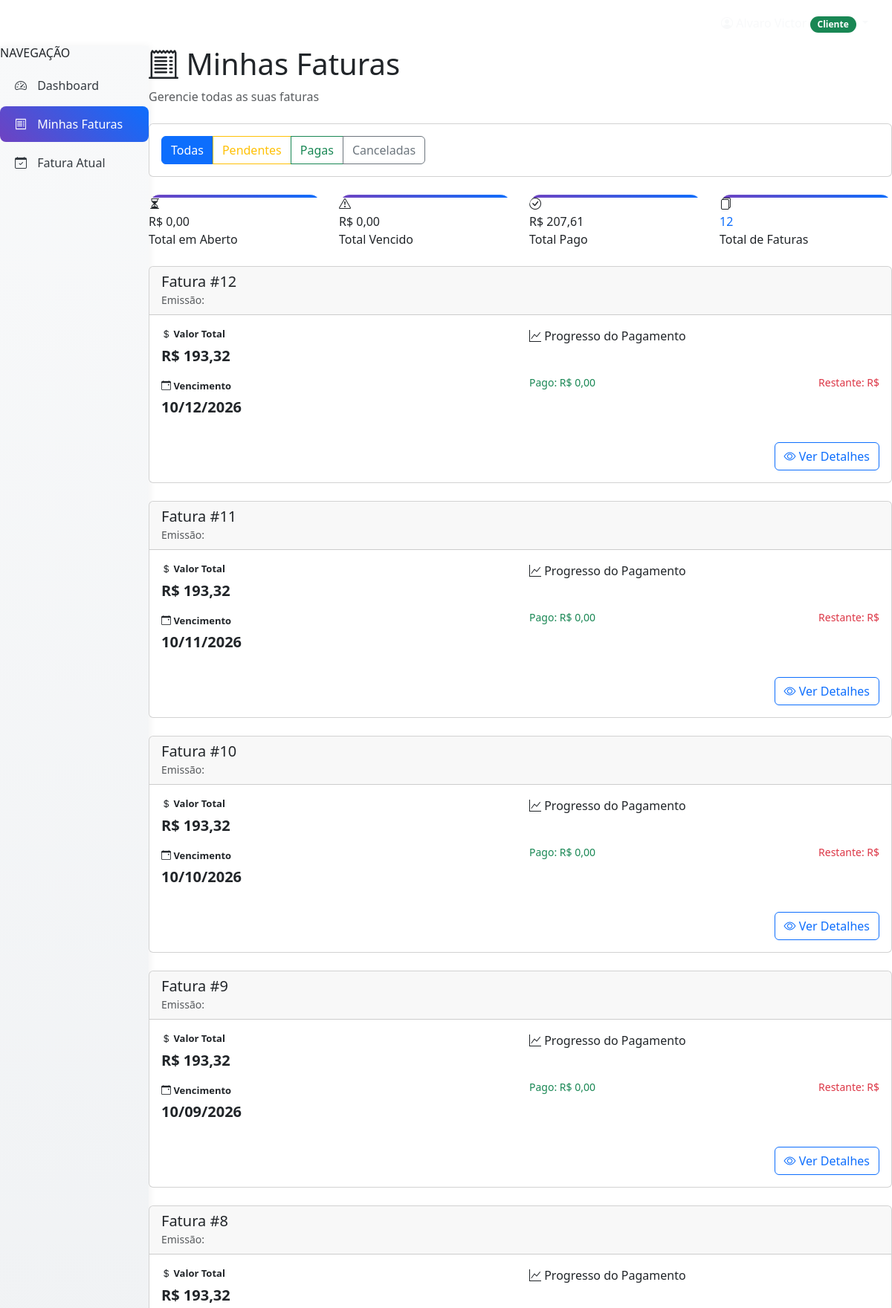
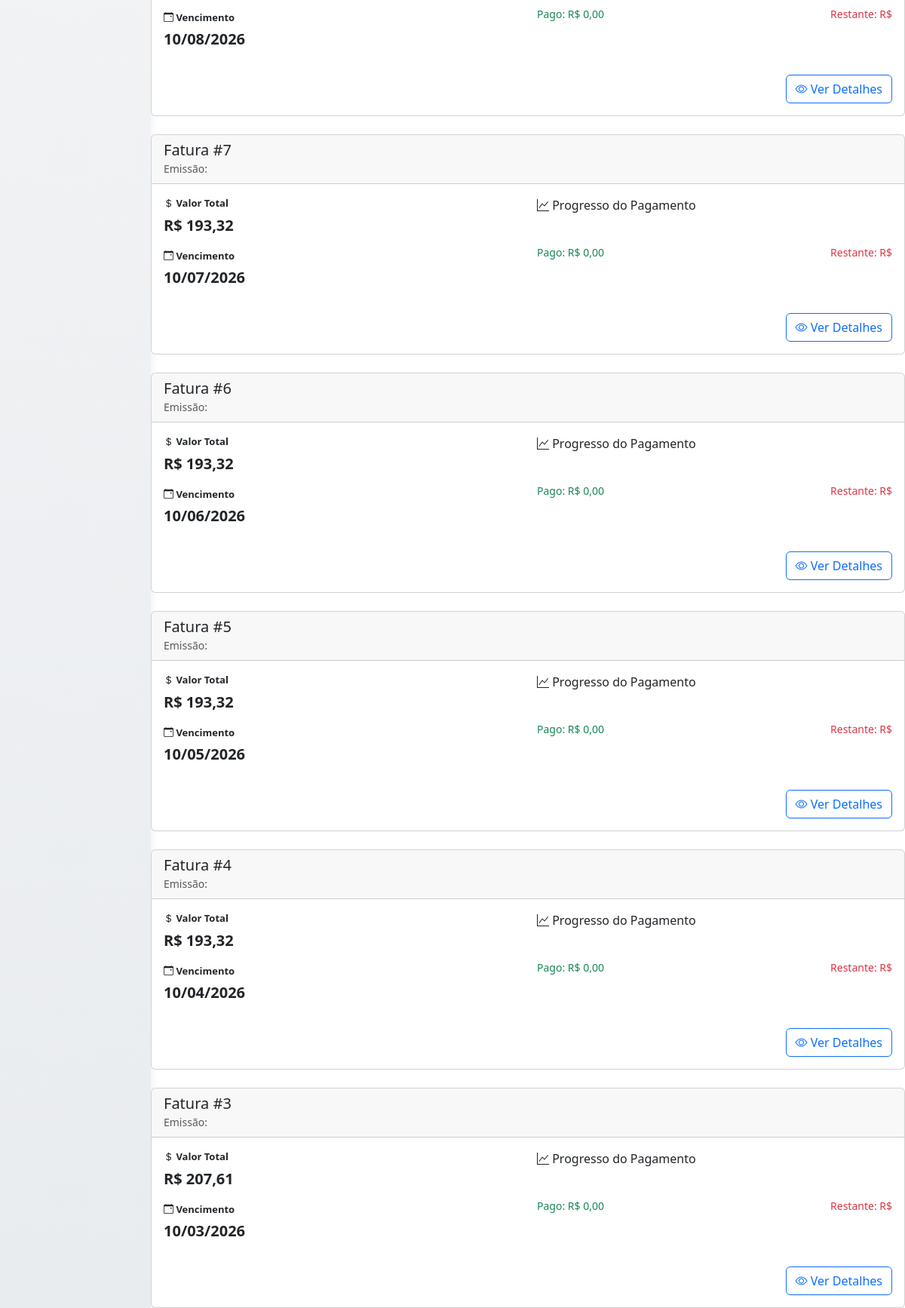
/faturas/ (signed in), run on an earlier commit of the app's database (2 pictures, top to bottom).
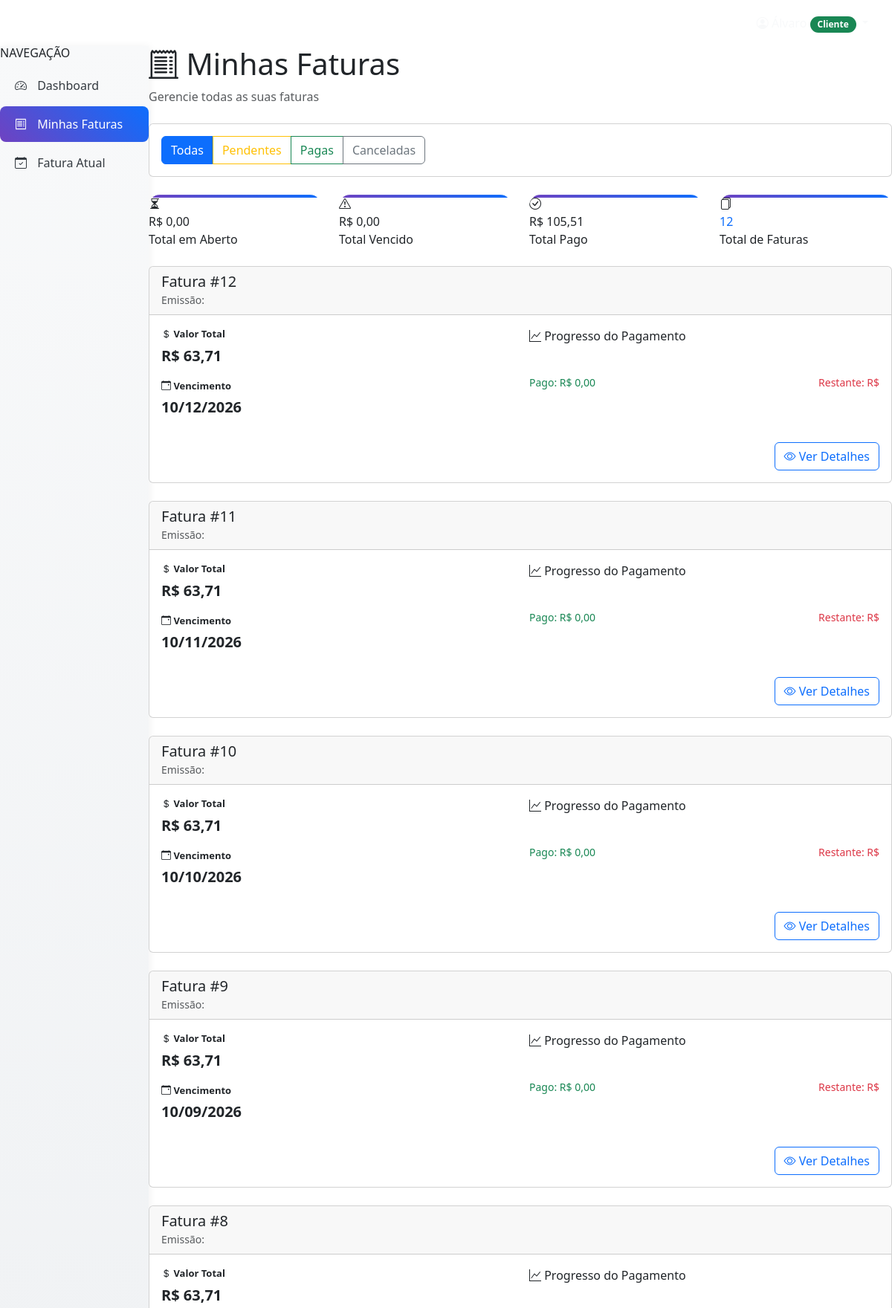
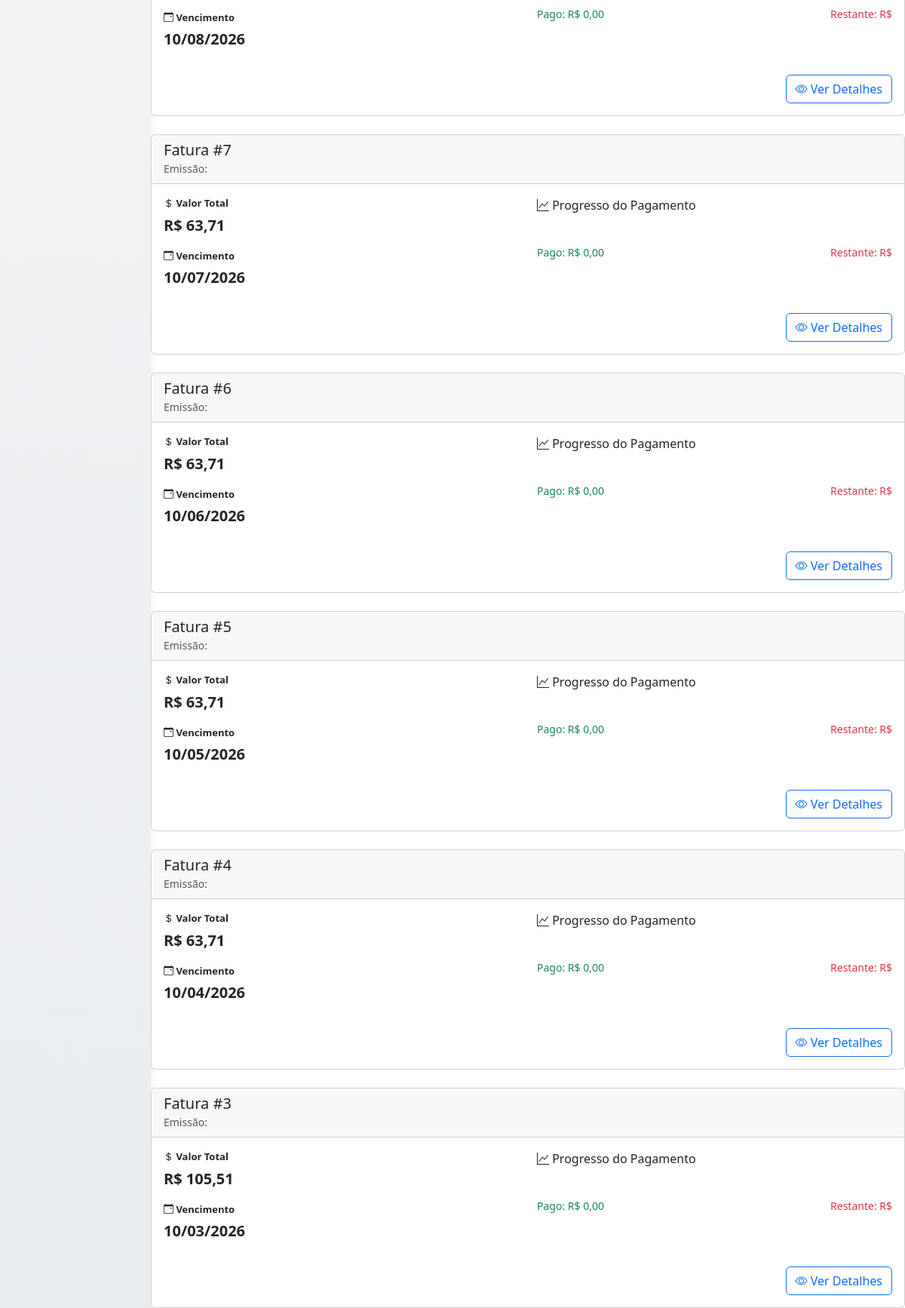
And on a later commit of the database (2 pictures, top to bottom).
### usuarios/models.py (models this page shows, shortened)
class Usuario(AbstractUser):
    TIPO_USUARIO_CHOICES = [
        ('cliente', 'Cliente'),
        ('gerente', 'Gerente'),
    ]
    tipo_usuario = models.CharField(
        max_length=10,
        choices=TIPO_USUARIO_CHOICES,
        default='cliente'
    )
    telefone = models.CharField(
        max_length=15,
        blank=True,
        null=True,
        validators=[RegexValidator(r'^\+?1?\d{9,15}$')]
    )

### faturas/models.py (models this page shows, shortened)
class Fatura(models.Model):
    STATUS_CHOICES = [
        ('aberta', 'Aberta'),
        ('fechada', 'Fechada'),
        ('paga', 'Paga'),
        ('vencida', 'Vencida'),
        ('cancelada', 'Cancelada'),
    ]
    cliente = models.ForeignKey(Cliente, on_delete=models.CASCADE, related_name='faturas')
    mes_referencia = models.DateField()  # Primeiro dia do mês de referência
    data_vencimento = models.DateField()
    valor_total = models.DecimalField(max_digits=10, decimal_places=2, default=0)
    valor_pago = models.DecimalField(max_digits=10, decimal_places=2, default=0)
    status = models.CharField(max_length=15, choices=STATUS_CHOICES, default='aberta')
    data_pagamento = models.DateTimeField(null=True, blank=True)
    juros_mora = models.DecimalField(max_digits=10, decimal_places=2, default=0)
    data_criacao = models.DateTimeField(auto_now_add=True)
    data_atualizacao = models.DateTimeField(auto_now=True)
    class Meta:
        verbose_name = 'Fatura'
        verbose_name_plural = 'Faturas'
        unique_together = ['cliente', 'mes_referencia']
        ordering = ['-mes_referencia']
    @property
    def esta_vencida(self):
        return date.today() > self.data_vencimento and self.status != 'paga'

### faturas/views.py (the view, shortened to what this page needs)
# urls.py: path('', views.minhas_faturas, name='minhas_faturas'),
@login_required
def minhas_faturas(request):
    if request.user.tipo_usuario != 'cliente':
        messages.error(request, 'Apenas clientes podem ver faturas.')
        return redirect('usuarios:home_redirect')
    try:
        cliente = Cliente.objects.get(usuario=request.user)
        print(f"DEBUG: Cliente encontrado: {cliente}")
        todas_faturas = cliente.faturas.all()
        print(f"DEBUG: Total de faturas do cliente: {todas_faturas.count()}")
        for fatura in todas_faturas:
            print(f"DEBUG: Fatura ID {fatura.id}, Status: {fatura.status}, Mês: {fatura.mes_referencia}")
        todas_faturas = cliente.faturas.all()
        status_filter = request.GET.get('status', '')
        if status_filter:
            faturas = todas_faturas.filter(status=status_filter)
            print(f"DEBUG: Filtrado por status '{status_filter}': {faturas.count()} faturas")
        else:
            faturas = todas_faturas
            print(f"DEBUG: Todas as faturas: {faturas.count()}")
        for fatura in faturas:
            if hasattr(fatura, 'esta_vencida') and fatura.esta_vencida and fatura.status == 'fechada':
                if hasattr(fatura, 'calcular_juros_mora'):
                    fatura.calcular_juros_mora()
        total_pendente = sum(f.valor_total - f.valor_pago for f in todas_faturas if f.status in ['fechada', 'vencida'])
        total_vencido = sum(f.valor_total - f.valor_pago for f in todas_faturas if hasattr(f, 'esta_vencida') and f.esta_vencida and f.status != 'paga')
        total_pago = sum(f.valor_pago for f in todas_faturas)
        faturas_count = todas_faturas.count()
        print(f"DEBUG: Estatísticas - Pendente: {total_pendente}, Vencido: {total_vencido}, Pago: {total_pago}, Count: {faturas_count}")
        paginator = Paginator(faturas, 10)
        page_number = request.GET.get('page')
        page_obj = paginator.get_page(page_number)
        print(f"DEBUG: Página {page_number}, Objetos na página: {len(page_obj)}")
        context = {
            'faturas': page_obj,
            'page_obj': page_obj,
            'cliente': cliente,
            'total_pendente': total_pendente,
            'total_vencido': total_vencido,
            'total_pago': total_pago,
            'faturas_count': faturas_count,
        }
        return render(request, 'faturas/minhas_faturas.html', context)
    except Cliente.DoesNotExist:
        messages.error(request, 'Perfil de cliente não encontrado.')
        return redirect('usuarios:home_redirect')

### usuarios/models.py (called while the page is built)
    def __str__(self):
        return f"{self.usuario.first_name} {self.usuario.last_name} - CPF: {self.cpf}"

### faturas/templates/faturas/minhas_faturas.html (shortened to what this page needs)
{% extends "usuarios/base.html" %}
{% block content %}
<div class="row g-0">
    <div class="col-md-3 col-lg-2 sidebar">
        <h6>NAVEGAÇÃO</h6>
        <ul class="nav flex-column">
            <li class="nav-item">
                <a class="nav-link" href="{% url 'usuarios:dashboard_cliente' %}">
                    <i class="bi bi-speedometer2"></i> Dashboard
                </a>
            </li>
            <li class="nav-item">
                <a class="nav-link active" href="#">
                    <i class="bi bi-receipt"></i> Minhas Faturas
                </a>
            </li>
            <li class="nav-item">
                <a class="nav-link" href="{% url 'faturas:fatura_atual' %}">
                    <i class="bi bi-calendar-check"></i> Fatura Atual
                </a>
            </li>
        </ul>
    </div>
    <div class="col-md-9 col-lg-10 main-content">
        <div class="dashboard-header animate-fadein mb-4">
            <div>
                <h1><i class="bi bi-receipt-cutoff" style="color: var(--galaxy-warning);"></i> Minhas Faturas</h1>
                <p class="text-muted mb-0">Gerencie todas as suas faturas</p>
            </div>
        </div>
        <div class="card filter-card animate-fadein mb-4" style="animation-delay: 0.1s;">
            <div class="card-body">
                <div class="btn-group" role="group">
                    <a href="?status=" class="btn {% if not request.GET.status %}btn-primary{% else %}btn-outline-primary{% endif %}">
                        Todas
                    </a>
                    <a href="?status=pendente" class="btn {% if request.GET.status == 'pendente' %}btn-warning{% else %}btn-outline-warning{% endif %}">
                        Pendentes
                    </a>
                    <a href="?status=paga" class="btn {% if request.GET.status == 'paga' %}btn-success{% else %}btn-outline-success{% endif %}">
                        Pagas
                    </a>
                    <a href="?status=cancelada" class="btn {% if request.GET.status == 'cancelada' %}btn-secondary{% else %}btn-outline-secondary{% endif %}">
                        Canceladas
                    </a>
                </div>
            </div>
        </div>
        <div class="row g-4 mb-4">
            <div class="col-md-6 col-lg-3 animate-fadein" style="animation-delay: 0.2s;">
                <div class="stats-card">
                    <div class="stats-icon" style="background: var(--gradient-warning);">
                        <i class="bi bi-hourglass-split"></i>
                    </div>
                    <div class="stats-value" style="color: var(--galaxy-warning);">R$ {{ total_pendente|floatformat:2 }}</div>
                    <div class="stats-label">Total em Aberto</div>
                </div>
            </div>
            <div class="col-md-6 col-lg-3 animate-fadein" style="animation-delay: 0.3s;">
                <div class="stats-card">
                    <div class="stats-icon" style="background: var(--gradient-error);">
                        <i class="bi bi-exclamation-triangle"></i>
                    </div>
                    <div class="stats-value" style="color: var(--galaxy-error);">R$ {{ total_vencido|floatformat:2 }}</div>
                    <div class="stats-label">Total Vencido</div>
                </div>
            </div>
            <div class="col-md-6 col-lg-3 animate-fadein" style="animation-delay: 0.4s;">
                <div class="stats-card">
                    <div class="stats-icon" style="background: var(--gradient-success);">
                        <i class="bi bi-check-circle"></i>
                    </div>
                    <div class="stats-value" style="color: var(--galaxy-success);">R$ {{ total_pago|floatformat:2 }}</div>
                    <div class="stats-label">Total Pago</div>
                </div>
            </div>
            <div class="col-md-6 col-lg-3 animate-fadein" style="animation-delay: 0.5s;">
                <div class="stats-card">
                    <div class="stats-icon" style="background: var(--gradient-secondary);">
                        <i class="bi bi-files"></i>
                    </div>
                    <div class="stats-value" style="color: var(--galaxy-secondary);">{{ faturas_count }}</div>
                    <div class="stats-label">Total de Faturas</div>
                </div>
            </div>
        </div>
        {% if faturas %}
        <div class="row g-4">
            {% for fatura in faturas %}
            <div class="col-12 animate-fadein" style="animation-delay: 0.{{ forloop.counter }}s;">
                <div class="card fatura-card">
                    <div class="card-header d-flex justify-content-between align-items-center">
                        <div>
                            <h5 class="mb-0">Fatura #{{ fatura.id }}</h5>
                            <small class="text-muted">Emissão: {{ fatura.data_emissao|date:"d/m/Y" }}</small>
                        </div>
                    </div>
                    <div class="card-body">
                        <div class="row g-4">
                            <div class="col-md-6">
                                <div class="info-group">
                                    <label><i class="bi bi-currency-dollar"></i> Valor Total</label>
                                    <div class="info-value">R$ {{ fatura.valor_total|floatformat:2 }}</div>
                                </div>
                                <div class="info-group">
                                    <label><i class="bi bi-calendar-event"></i> Vencimento</label>
                                    <div class="info-value">{{ fatura.data_vencimento|date:"d/m/Y" }}</div>
                                </div>
                            </div>
                            <div class="col-md-6">
                                <label><i class="bi bi-graph-up"></i> Progresso do Pagamento</label>
                                <div class="progress-modern mb-2" style="height: 32px;">
                                    <div class="progress-bar-modern"
                                         style="width: {{ fatura.percentual_pago }}%;
                                                background: {% if fatura.percentual_pago == 100 %}var(--gradient-success){% elif fatura.percentual_pago > 0 %}var(--gradient-warning){% else %}var(--gradient-error){% endif %};">
                                        <span>{{ fatura.percentual_pago|floatformat:0 }}%</span>
                                    </div>
                                </div>
                                <div class="d-flex justify-content-between">
                                    <small class="text-success">Pago: R$ {{ fatura.valor_pago|floatformat:2 }}</small>
                                    <small class="text-danger">Restante: R$ {{ fatura.saldo_devedor|floatformat:2 }}</small>
                                </div>
                            </div>
                        </div>
                        <div class="mt-3 text-end">
                            <a href="{% url 'faturas:detalhes_fatura' fatura.id %}" class="btn btn-outline-primary">
                                <i class="bi bi-eye"></i> Ver Detalhes
                            </a>
                        </div>
                    </div>
                </div>
            </div>
            {% endfor %}
        </div>
        {% endif %}
    </div>
</div>
{% endblock %}

### usuarios/templates/usuarios/base.html (shortened to what this page needs)
<!DOCTYPE html>
<html lang="pt-br">
<head>
    <link href="https://cdn.jsdelivr.net/npm/bootstrap@5.3.2/dist/css/bootstrap.min.css" rel="stylesheet">
    <link href="https://cdn.jsdelivr.net/npm/bootstrap-icons@1.11.1/font/bootstrap-icons.css" rel="stylesheet">
    {% load static %}
    {% now "U" as timestamp %}
    <link href="{% static 'css/galaxy-bank.css' %}?v={{ timestamp }}" rel="stylesheet">
</head>
<body>
    <nav class="navbar navbar-expand-lg navbar-dark">
        <div class="container-fluid px-4">
            <a class="navbar-brand" href="/">
                <i class="bi bi-stars"></i>
                <span>Galaxy Bank</span>
            </a>
            {% if user.is_authenticated %}
            <div class="navbar-nav ms-auto">
                <div class="nav-item dropdown">
                    <a class="nav-link dropdown-toggle text-light" href="#" role="button" data-bs-toggle="dropdown">
                        <i class="bi bi-person-circle"></i>
                        {% if user.tipo_usuario == 'cliente' %}
                            <span class="badge bg-success">{{ user.get_tipo_usuario_display }}</span>
                        {% elif user.tipo_usuario == 'gerente' %}
                            <span class="badge bg-warning">{{ user.get_tipo_usuario_display }}</span>
                        {% else %}
                            <span class="badge bg-info">{{ user.get_tipo_usuario_display }}</span>
                        {% endif %}
                    </a>
                </div>
            </div>
            {% endif %}
        </div>
    </nav>
    <div class="container-fluid p-0">
        {% block content %}{% endblock %}
    </div>
</body>
</html>

### static/css/galaxy-bank.css (style rules this page uses)
:root { --galaxy-primary: #6f42c1; --galaxy-secondary: #0d6efd; --galaxy-gradient: linear-gradient(45deg, var(--galaxy-primary), var(--galaxy-secondary)); --galaxy-dark: #343a40; --galaxy-light: #f8f9fa; }
.animate-fadein { animation: fadeInUp 0.6s ease-out; }
.sidebar { background: linear-gradient(180deg, #f8f9fa 0%, #e9ecef 100%); box-shadow: 2px 0 10px rgba(0,0,0,0.05); }
.sidebar .nav-link { color: var(--galaxy-dark); padding: 12px 20px; border-radius: 8px; margin: 2px 0; transition: all 0.3s ease; }
.sidebar .nav-link.active { background: var(--galaxy-gradient); color: white; }
.sidebar .nav-link i { margin-right: 10px; width: 20px; text-align: center; }
.stats-card { border-radius: 15px; transition: all 0.3s ease; border: none; overflow: hidden; position: relative; }
.stats-card::before { content: ''; position: absolute; top: 0; left: 0; right: 0; height: 4px; background: var(--galaxy-gradient); }
.navbar-brand { font-size: 1.5rem; font-weight: 700; }
.badge { font-size: 0.75em; padding: 5px 10px; border-radius: 15px; }

### faturas/templates/faturas/minhas_faturas.html (style rules this page uses)
.fatura-card { transition: all 0.3s ease; }
.info-group { margin-bottom: 16px; }
.info-group label { font-size: 13px; color: var(--galaxy-text-secondary); font-weight: 600; display: block; margin-bottom: 4px; }
.info-value { font-size: 20px; font-weight: 700; color: var(--galaxy-text); }
.progress-modern { background: var(--galaxy-border); border-radius: var(--radius-full); overflow: hidden; }
.progress-bar-modern { display: flex; align-items: center; justify-content: center; height: 100%; color: white; font-weight: 700; font-size: 14px; transition: width 0.6s ease; }

What changed in the data, as far as the page shows it:
changed Fatura id 12: valor_total "193,32" → "63,71"
changed Fatura id 11: valor_total "193,32" → "63,71"
changed Fatura id 10: valor_total "193,32" → "63,71"
changed Fatura id 9: valor_total "193,32" → "63,71"
changed Fatura id 8: valor_total "193,32" → "63,71"
changed Fatura id 7: valor_total "193,32" → "63,71"
changed Fatura id 6: valor_total "193,32" → "63,71"
changed Fatura id 5: valor_total "193,32" → "63,71"
changed Fatura id 4: valor_total "193,32" → "63,71"
changed Fatura id 3: valor_total "207,61" → "105,51"
Also different on the page:
{{ total_pago|floatformat:2 }}: "207,61" → "105,51"
